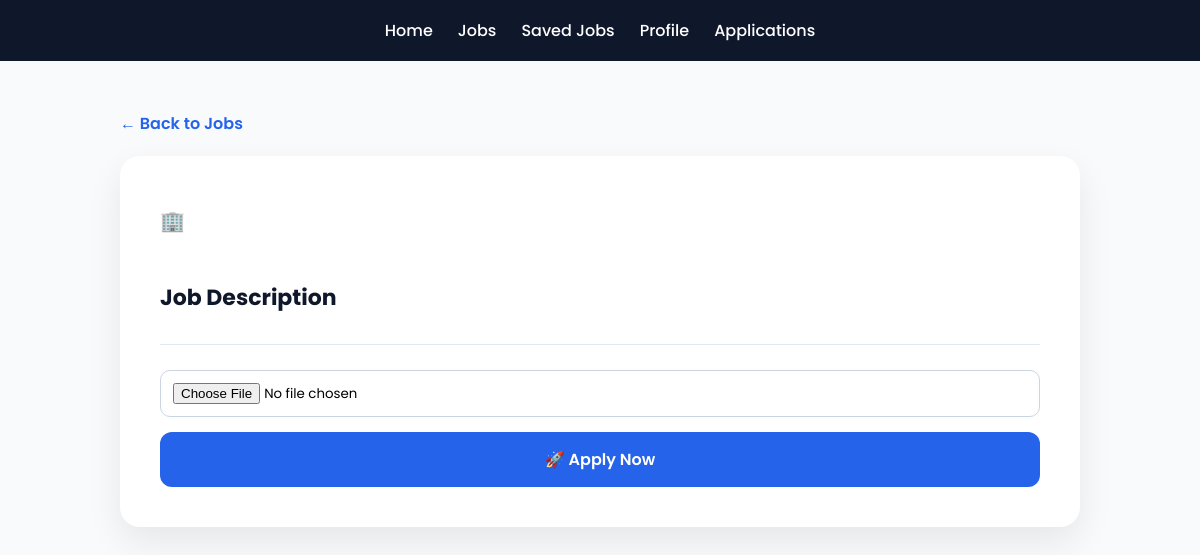
/job/5, run on an earlier commit of the app's database.
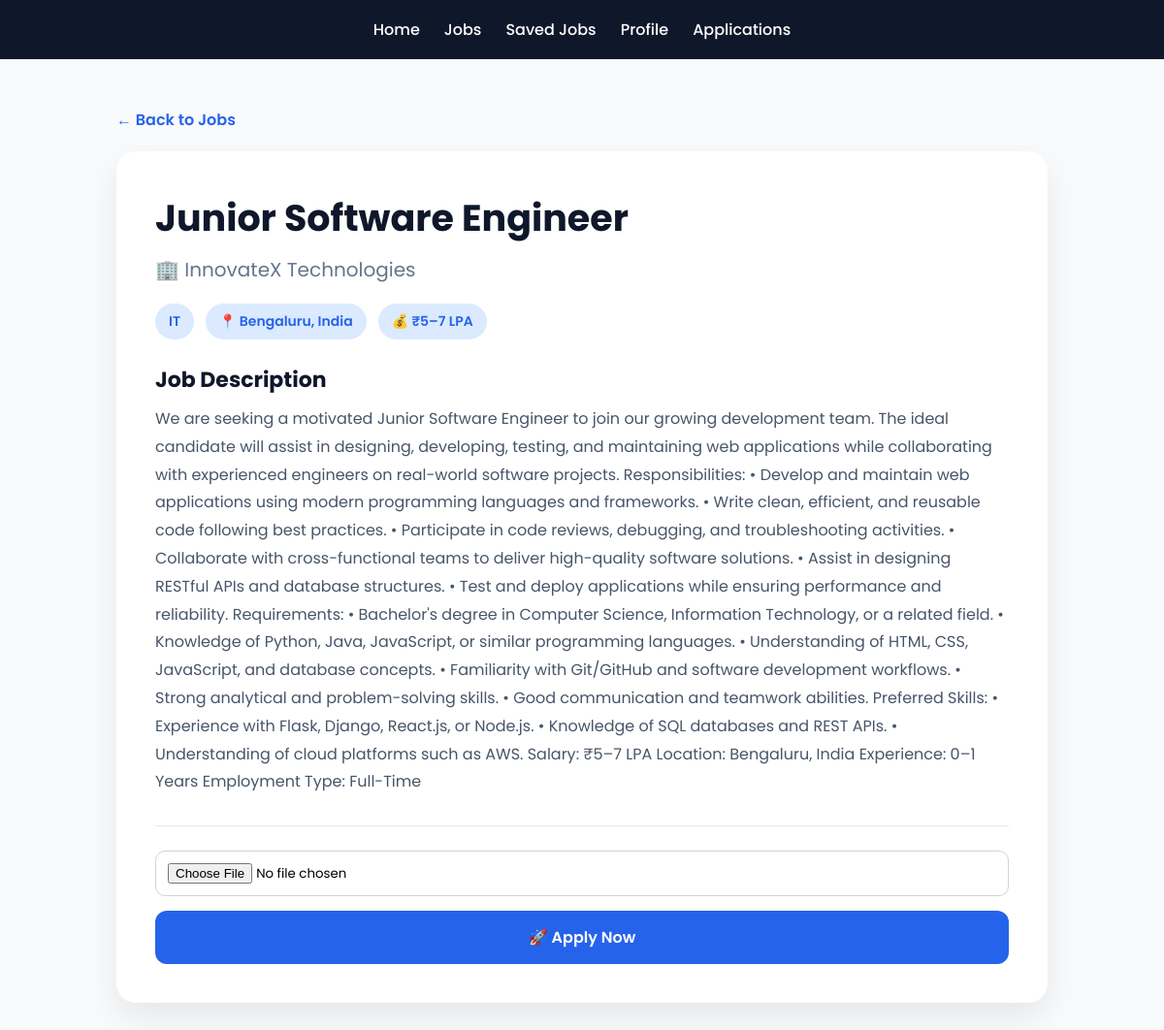
And on a later commit of the database.
### tables this page shows
CREATE TABLE jobs(
id INTEGER PRIMARY KEY AUTOINCREMENT,
title TEXT,
company TEXT,
category TEXT,
description TEXT,
location TEXT,
salary TEXT
, job_type TEXT);

### app.py (the view)
@app.route("/job/<int:id>")
def job_detail(id):
    conn = get_db()
    job = conn.execute(
        "SELECT * FROM jobs WHERE id=?",
        (id,)
    ).fetchone()
    return render_template("job_detail.html", job=job)

### app.py (called while the page is built)
def get_db():
    db_path = os.path.join(os.getcwd(), "database.db")
    print("Using DB:", db_path)   # 👈 DEBUG (important)
    conn = sqlite3.connect(db_path)
    conn.row_factory = sqlite3.Row  # ⭐ professional upgrade
    return conn

### templates/job_detail.html (shortened to what this page needs)
<!DOCTYPE html>
<html lang="en">
<head>
</head>
<body>
<div class="navbar">
<a href="/">Home</a>
<a href="/jobs">Jobs</a>
<a href="/saved_jobs">Saved Jobs</a>
<a href="/profile">Profile</a>
<a href="/my_applications">Applications</a>
</div>
<div class="container">
<a href="/jobs" class="back-btn">
← Back to Jobs
</a>
<div class="job-card">
<h1 class="job-title">
{{ job[1] }}
</h1>
<div class="company">
🏢 {{ job[2] }}
</div>
<div class="badges">
{% if job[3] %} <span class="badge">
{{ job[3] }} </span>
{% endif %}
{% if job[5] %} <span class="badge">
📍 {{ job[5] }} </span>
{% endif %}
{% if job[6] %} <span class="badge">
💰 {{ job[6] }} </span>
{% endif %}
</div>
<h3 class="section-title">
Job Description
</h3>
<p class="description">
{{ job[4] }}
</p>
<div class="apply-box">
<form action="/apply/{{ job[0] }}" method="POST" enctype="multipart/form-data">
<input
type="file"
name="resume"
required>
<button type="submit">
🚀 Apply Now
</button>
</form>
</div>
</div>
</div>
</body>
</html>

What changed in the data, as far as the page shows it:
added jobs: title "Junior Software Engineer", company "InnovateX Technologies", category "IT", location "Bengaluru, India", salary "₹5–7 LPA", description "We are seeking a motivated Junior Software Engineer to join our growing development team. The ideal candidate will assist in designing, developing, testing, and maintaining web applications while collaborating with experienced engineers on real-world software projects. Responsibilities: • Develop and maintain web applications using modern programming languages and frameworks. • Write clean, efficient, and reusable code following best practices. • Participate in code reviews, debugging, and troubleshooting activities. • Collaborate with cross-functional teams to deliver high-quality software solutions. • Assist in designing RESTful APIs and database structures. • Test and deploy applications…"
